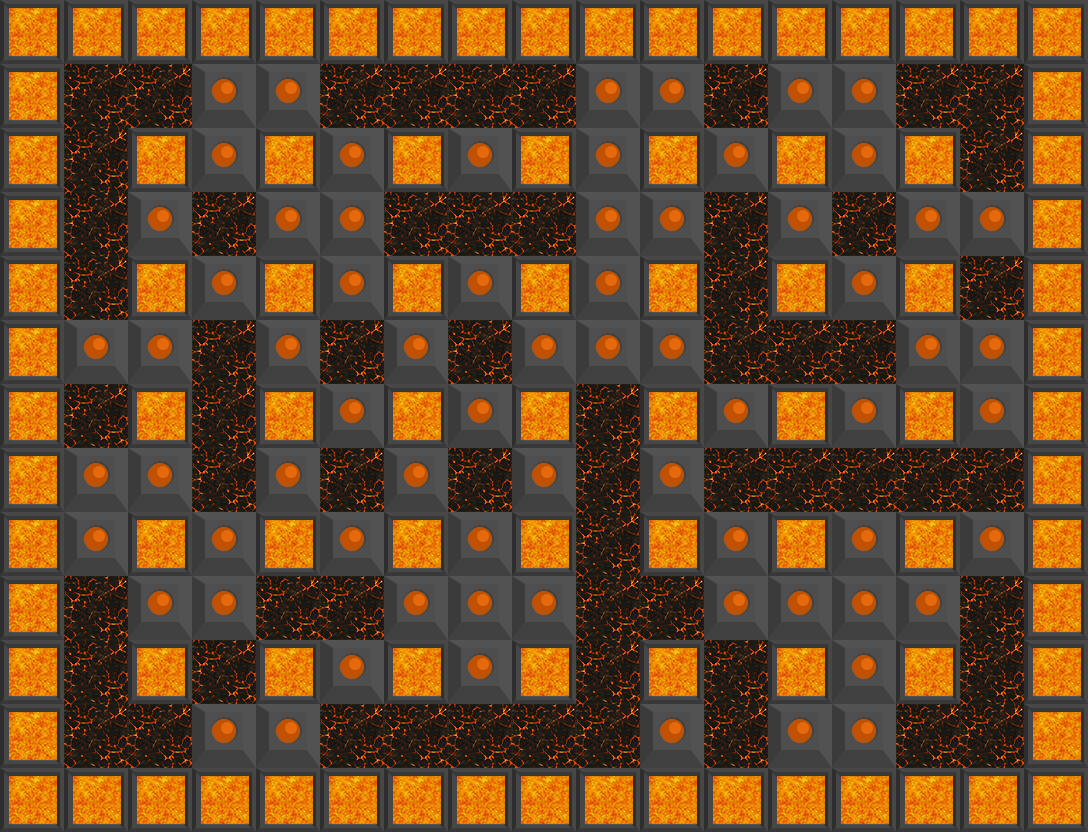

A level layout from a 2D game, rendered from its tile map. Below: a short description, then the map file with tile-grid data replaced by summaries:
An orthogonal 17x13 tile map with 64x64 px tiles, 2 tile layers (background, graphics) and 169 objects.

<map version="1.0" tiledversion="1.1.5" orientation="orthogonal" renderorder="left-down" width="17" height="13" tilewidth="64" tileheight="64" infinite="0" nextobjectid="195">
 <tileset firstgid="1" source="tiles.tsx" />
 <layer name="background" width="17" height="13">
  <data>[221 cells, 221 non-empty, 1 distinct tile ids]</data>
 </layer>
 <layer name="graphics" width="17" height="13">
  <data>[221 cells, 221 non-empty, 3 distinct tile ids]</data>
 </layer>
 <objectgroup color="#00aa00" name="breakable" visible="0">
  <object id="59" x="192" y="64" width="64" height="64" />
  <object id="60" x="256" y="64" width="64" height="64" />
  <object id="61" x="320" y="128" width="64" height="64" />
  <object id="62" x="320" y="192" width="64" height="64" />
  <object id="63" x="320" y="256" width="64" height="64" />
  <object id="64" x="256" y="192" width="64" height="64" />
  <object id="65" x="256" y="320" width="64" height="64" />
  <object id="66" x="192" y="256" width="64" height="64" />
  <object id="67" x="448" y="128" width="64" height="64" />
  <object id="68" x="576" y="128" width="64" height="64" />
  <object id="69" x="576" y="64" width="64" height="64" />
  <object id="70" x="640" y="64" width="64" height="64" />
  <object id="71" x="768" y="64" width="64" height="64" />
  <object id="72" x="832" y="64" width="64" height="64" />
  <object id="73" x="832" y="128" width="64" height="64" />
  <object id="74" x="896" y="192" width="64" height="64" />
  <object id="75" x="960" y="192" width="64" height="64" />
  <object id="76" x="960" y="320" width="64" height="64" />
  <object id="77" x="960" y="384" width="64" height="64" />
  <object id="78" x="960" y="512" width="64" height="64" />
  <object id="80" x="832" y="576" width="64" height="64" />
  <object id="81" x="832" y="512" width="64" height="64" />
  <object id="83" x="832" y="384" width="64" height="64" />
  <object id="84" x="896" y="320" width="64" height="64" />
  <object id="85" x="832" y="256" width="64" height="64" />
  <object id="86" x="768" y="192" width="64" height="64" />
  <object id="87" x="704" y="128" width="64" height="64" />
  <object id="88" x="640" y="192" width="64" height="64" />
  <object id="89" x="576" y="192" width="64" height="64" />
  <object id="90" x="576" y="256" width="64" height="64" />
  <object id="91" x="576" y="320" width="64" height="64" />
  <object id="92" x="640" y="320" width="64" height="64" />
  <object id="93" x="704" y="384" width="64" height="64" />
  <object id="94" x="704" y="512" width="64" height="64" />
  <object id="95" x="704" y="576" width="64" height="64" />
  <object id="96" x="768" y="576" width="64" height="64" />
  <object id="97" x="896" y="576" width="64" height="64" />
  <object id="98" x="832" y="640" width="64" height="64" />
  <object id="99" x="832" y="704" width="64" height="64" />
  <object id="100" x="768" y="704" width="64" height="64" />
  <object id="101" x="640" y="704" width="64" height="64" />
  <object id="102" x="640" y="448" width="64" height="64" />
  <object id="104" x="512" y="320" width="64" height="64" />
  <object id="105" x="448" y="256" width="64" height="64" />
  <object id="106" x="384" y="320" width="64" height="64" />
  <object id="107" x="448" y="384" width="64" height="64" />
  <object id="108" x="512" y="448" width="64" height="64" />
  <object id="109" x="448" y="512" width="64" height="64" />
  <object id="110" x="448" y="576" width="64" height="64" />
  <object id="111" x="512" y="576" width="64" height="64" />
  <object id="112" x="448" y="640" width="64" height="64" />
  <object id="113" x="384" y="576" width="64" height="64" />
  <object id="114" x="384" y="448" width="64" height="64" />
  <object id="115" x="320" y="384" width="64" height="64" />
  <object id="116" x="256" y="448" width="64" height="64" />
  <object id="117" x="320" y="512" width="64" height="64" />
  <object id="118" x="320" y="640" width="64" height="64" />
  <object id="119" x="256" y="704" width="64" height="64" />
  <object id="120" x="192" y="704" width="64" height="64" />
  <object id="121" x="192" y="576" width="64" height="64" />
  <object id="122" x="192" y="512" width="64" height="64" />
  <object id="123" x="128" y="448" width="64" height="64" />
  <object id="124" x="64" y="448" width="64" height="64" />
  <object id="125" x="64" y="512" width="64" height="64" />
  <object id="126" x="128" y="576" width="64" height="64" />
  <object id="127" x="128" y="320" width="64" height="64" />
  <object id="128" x="64" y="320" width="64" height="64" />
  <object id="129" x="128" y="192" width="64" height="64" />
  <object id="130" x="192" y="128" width="64" height="64" />
 </objectgroup>
 <objectgroup color="#ff0000" name="solid" visible="0">
  <object id="18" x="128" y="640" width="64" height="64" />
  <object id="19" x="128" y="512" width="64" height="64" />
  <object id="20" x="128" y="384" width="64" height="64" />
  <object id="21" x="128" y="256" width="64" height="64" />
  <object id="22" x="128" y="128" width="64" height="64" />
  <object id="23" x="256" y="128" width="64" height="64" />
  <object id="24" x="256" y="256" width="64" height="64" />
  <object id="25" x="256" y="384" width="64" height="64" />
  <object id="26" x="256" y="512" width="64" height="64" />
  <object id="27" x="256" y="640" width="64" height="64" />
  <object id="28" x="384" y="640" width="64" height="64" />
  <object id="29" x="384" y="512" width="64" height="64" />
  <object id="30" x="384" y="384" width="64" height="64" />
  <object id="31" x="384" y="256" width="64" height="64" />
  <object id="32" x="384" y="128" width="64" height="64" />
  <object id="33" x="512" y="128" width="64" height="64" />
  <object id="34" x="512" y="256" width="64" height="64" />
  <object id="35" x="512" y="384" width="64" height="64" />
  <object id="36" x="512" y="512" width="64" height="64" />
  <object id="37" x="512" y="640" width="64" height="64" />
  <object id="38" x="640" y="640" width="64" height="64" />
  <object id="39" x="640" y="512" width="64" height="64" />
  <object id="40" x="640" y="384" width="64" height="64" />
  <object id="41" x="640" y="256" width="64" height="64" />
  <object id="42" x="640" y="128" width="64" height="64" />
  <object id="43" x="768" y="128" width="64" height="64" />
  <object id="44" x="768" y="256" width="64" height="64" />
  <object id="45" x="768" y="384" width="64" height="64" />
  <object id="46" x="768" y="512" width="64" height="64" />
  <object id="47" x="768" y="640" width="64" height="64" />
  <object id="48" x="896" y="640" width="64" height="64" />
  <object id="49" x="896" y="512" width="64" height="64" />
  <object id="50" x="896" y="384" width="64" height="64" />
  <object id="51" x="896" y="256" width="64" height="64" />
  <object id="52" x="896" y="128" width="64" height="64" />
 </objectgroup>
 <objectgroup color="#ff0000" name="outside" visible="0">
  <object id="54" x="0" y="0" width="1088" height="64" />
  <object id="55" x="0" y="768" width="1088" height="64" />
  <object id="56" x="0" y="64" width="64" height="704" />
  <object id="57" x="1024" y="64" width="64" height="704" />
 </objectgroup>
 <objectgroup color="#ffffff" name="empty" visible="0">
  <object id="131" x="64" y="64" width="64" height="64" />
  <object id="132" x="128" y="64" width="64" height="64" />
  <object id="133" x="64" y="128" width="64" height="64" />
  <object id="134" x="64" y="192" width="64" height="64" />
  <object id="135" x="64" y="256" width="64" height="64" />
  <object id="136" x="64" y="384" width="64" height="64" />
  <object id="137" x="64" y="576" width="64" height="64" />
  <object id="138" x="64" y="640" width="64" height="64" />
  <object id="139" x="64" y="704" width="64" height="64" />
  </objectgroup>
</map>
<!-- 52 of 169 objects omitted -->
